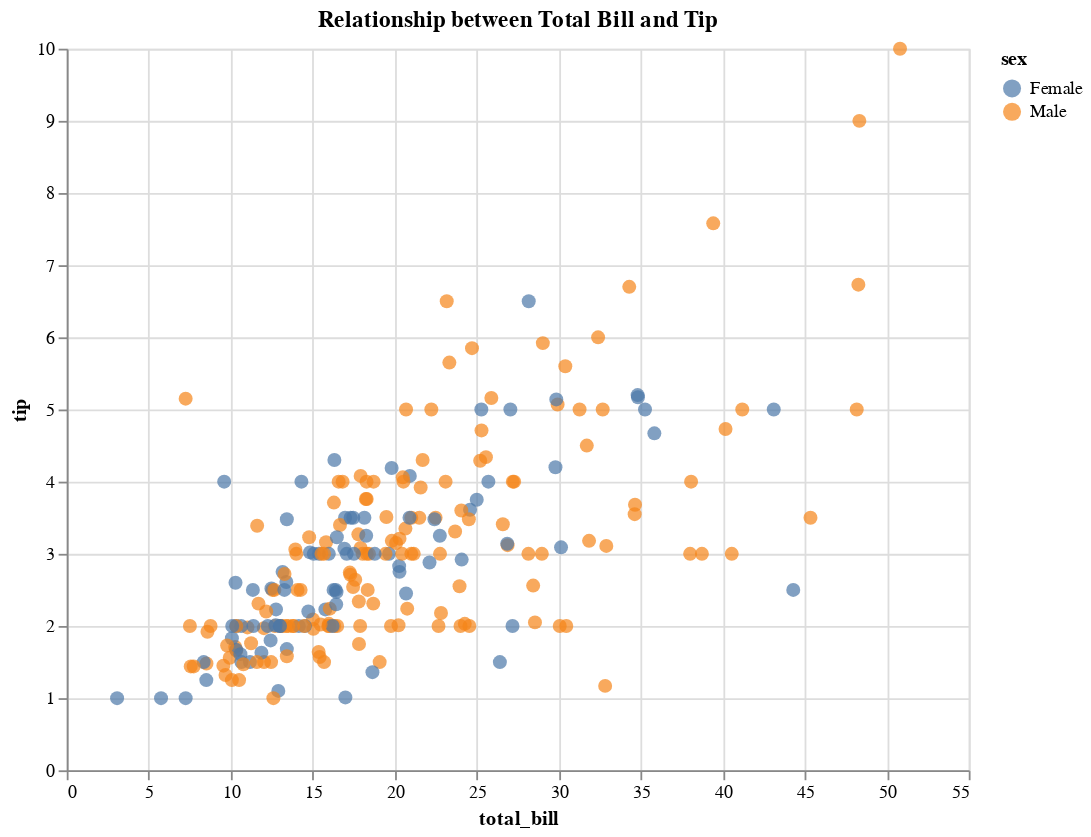

The notebook cell saved with this chart:
### Markdown cell above
# Altair example

Altair is a declarative statistical visualization library for Python. It's built on a solid foundation of theorems about visualization and leverages the power of the Vega and Vega-Lite visualization grammars. With Altair, users specify what they want the visualization to represent in terms of data relationships, rather than specifying the intricate details of the rendering process. This provides a concise and consistent interface for creating a wide range of visualizations with minimal code.

### Code cell
import altair as alt
import seaborn as sns

# Load the tips dataset from Seaborn
tips = sns.load_dataset("tips")

# Create a scatter plot
chart = alt.Chart(tips).mark_circle(size=60).encode(
    x='total_bill:Q',
    y='tip:Q',
    color='sex:N',
    tooltip=['total_bill:Q', 'tip:Q', 'sex:N']
).properties(
    title="Relationship between Total Bill and Tip",
    width=500,
    height=400
)

chart.display()

### Figure 1 — Vega-Lite specification as saved in the notebook (floating-point values rounded to 4 significant figures; data arrays with more than 128 entries replaced by an {"elided": "..."} marker saying what was removed)
{"config": {"view": {"continuousWidth": 300, "continuousHeight": 300}}, "data": {"name": "data-362d1a3aede62850ce7cd49b1d5f5d1d"}, "mark": {"type": "circle", "size": 60}, "encoding": {"color": {"field": "sex", "type": "nominal"}, "tooltip": [{"field": "total_bill", "type": "quantitative"}, {"field": "tip", "type": "quantitative"}, {"field": "sex", "type": "nominal"}], "x": {"field": "total_bill", "type": "quantitative"}, "y": {"field": "tip", "type": "quantitative"}}, "height": 400, "title": "Relationship between Total Bill and Tip", "width": 500, "$schema": "https://vega.github.io/schema/vega-lite/v5.8.0.json", "datasets": {"data-362d1a3aede62850ce7cd49b1d5f5d1d": {"elided": "244 records"}}}
